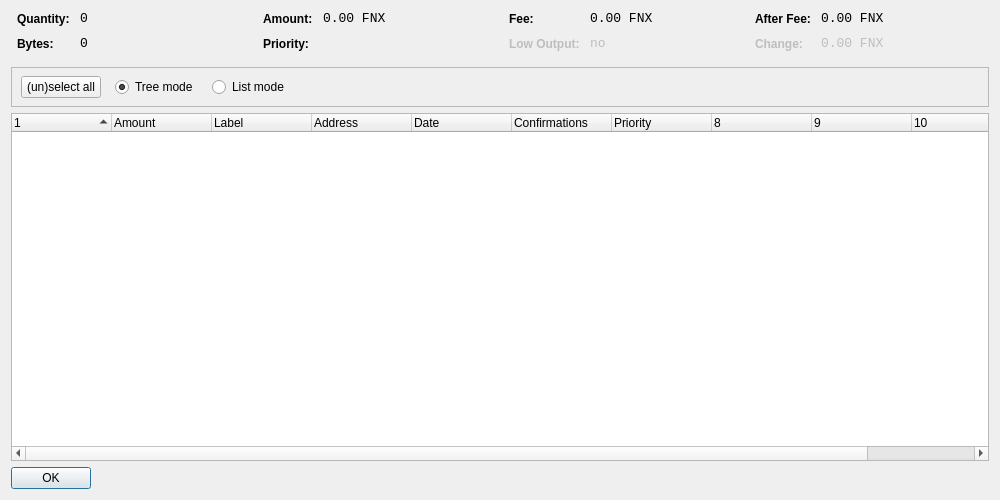
<?xml version="1.0" encoding="UTF-8"?>
<ui version="4.0">
 <class>CoinControlDialog</class>
 <widget class="QDialog" name="CoinControlDialog">
  <property name="geometry">
   <rect>
    <x>0</x>
    <y>0</y>
    <width>1000</width>
    <height>500</height>
   </rect>
  </property>
  <property name="windowTitle">
   <string>Coin Control</string>
  </property>
  <layout class="QVBoxLayout" name="verticalLayout">
   <item>
    <layout class="QHBoxLayout" name="horizontalLayoutTop" stretch="0,0,0,0">
     <property name="topMargin">
      <number>0</number>
     </property>
     <property name="bottomMargin">
      <number>10</number>
     </property>
     <item>
      <layout class="QFormLayout" name="formLayoutCoinControl1">
       <property name="horizontalSpacing">
        <number>10</number>
       </property>
       <property name="verticalSpacing">
        <number>10</number>
       </property>
       <property name="leftMargin">
        <number>6</number>
       </property>
       <property name="rightMargin">
        <number>6</number>
       </property>
       <item row="0" column="0">
        <widget class="QLabel" name="labelCoinControlQuantityText">
         <property name="styleSheet">
          <string notr="true">font-weight:bold;</string>
         </property>
         <property name="text">
          <string>Quantity:</string>
         </property>
        </widget>
       </item>
       <item row="0" column="1">
        <widget class="QLabel" name="labelCoinControlQuantity">
         <property name="font">
          <font>
           <family>Monospace</family>
           <pointsize>10</pointsize>
          </font>
         </property>
         <property name="cursor">
          <cursorShape>IBeamCursor</cursorShape>
         </property>
         <property name="contextMenuPolicy">
          <enum>Qt::ActionsContextMenu</enum>
         </property>
         <property name="text">
          <string notr="true">0</string>
         </property>
         <property name="textInteractionFlags">
          <set>Qt::LinksAccessibleByMouse|Qt::TextSelectableByKeyboard|Qt::TextSelectableByMouse</set>
         </property>
        </widget>
       </item>
       <item row="1" column="0">
        <widget class="QLabel" name="labelCoinControlBytesText">
         <property name="styleSheet">
          <string notr="true">font-weight:bold;</string>
         </property>
         <property name="text">
          <string>Bytes:</string>
         </property>
        </widget>
       </item>
       <item row="1" column="1">
        <widget class="QLabel" name="labelCoinControlBytes">
         <property name="font">
          <font>
           <family>Monospace</family>
           <pointsize>10</pointsize>
          </font>
         </property>
         <property name="cursor">
          <cursorShape>IBeamCursor</cursorShape>
         </property>
         <property name="contextMenuPolicy">
          <enum>Qt::ActionsContextMenu</enum>
         </property>
         <property name="text">
          <string notr="true">0</string>
         </property>
         <property name="textInteractionFlags">
          <set>Qt::LinksAccessibleByMouse|Qt::TextSelectableByKeyboard|Qt::TextSelectableByMouse</set>
         </property>
        </widget>
       </item>
      </layout>
     </item>
     <item>
      <layout class="QFormLayout" name="formLayoutCoinControl2">
       <property name="horizontalSpacing">
        <number>10</number>
       </property>
       <property name="verticalSpacing">
        <number>10</number>
       </property>
       <property name="leftMargin">
        <number>6</number>
       </property>
       <property name="rightMargin">
        <number>6</number>
       </property>
       <item row="0" column="0">
        <widget class="QLabel" name="labelCoinControlAmountText">
         <property name="styleSheet">
          <string notr="true">font-weight:bold;</string>
         </property>
         <property name="text">
          <string>Amount:</string>
         </property>
        </widget>
       </item>
       <item row="0" column="1">
        <widget class="QLabel" name="labelCoinControlAmount">
         <property name="font">
          <font>
           <family>Monospace</family>
           <pointsize>10</pointsize>
          </font>
         </property>
         <property name="cursor">
          <cursorShape>IBeamCursor</cursorShape>
         </property>
         <property name="contextMenuPolicy">
          <enum>Qt::ActionsContextMenu</enum>
         </property>
         <property name="text">
          <string notr="true">0.00 FNX</string>
         </property>
         <property name="textInteractionFlags">
          <set>Qt::LinksAccessibleByMouse|Qt::TextSelectableByKeyboard|Qt::TextSelectableByMouse</set>
         </property>
        </widget>
       </item>
       <item row="1" column="0">
        <widget class="QLabel" name="labelCoinControlPriorityText">
         <property name="styleSheet">
          <string notr="true">font-weight:bold;</string>
         </property>
         <property name="text">
          <string>Priority:</string>
         </property>
        </widget>
       </item>
       <item row="1" column="1">
        <widget class="QLabel" name="labelCoinControlPriority">
         <property name="font">
          <font>
           <family>Monospace</family>
           <pointsize>10</pointsize>
          </font>
         </property>
         <property name="cursor">
          <cursorShape>IBeamCursor</cursorShape>
         </property>
         <property name="contextMenuPolicy">
          <enum>Qt::ActionsContextMenu</enum>
         </property>
         <property name="text">
          <string/>
         </property>
         <property name="textInteractionFlags">
          <set>Qt::LinksAccessibleByMouse|Qt::TextSelectableByKeyboard|Qt::TextSelectableByMouse</set>
         </property>
        </widget>
       </item>
      </layout>
     </item>
     <item>
      <layout class="QFormLayout" name="formLayoutCoinControl3">
       <property name="horizontalSpacing">
        <number>10</number>
       </property>
       <property name="verticalSpacing">
        <number>10</number>
       </property>
       <property name="leftMargin">
        <number>6</number>
       </property>
       <property name="rightMargin">
        <number>6</number>
       </property>
       <item row="0" column="0">
        <widget class="QLabel" name="labelCoinControlFeeText">
         <property name="styleSheet">
          <string notr="true">font-weight:bold;</string>
         </property>
         <property name="text">
          <string>Fee:</string>
         </property>
        </widget>
       </item>
       <item row="0" column="1">
        <widget class="QLabel" name="labelCoinControlFee">
         <property name="font">
          <font>
           <family>Monospace</family>
           <pointsize>10</pointsize>
          </font>
         </property>
         <property name="cursor">
          <cursorShape>IBeamCursor</cursorShape>
         </property>
         <property name="contextMenuPolicy">
          <enum>Qt::ActionsContextMenu</enum>
         </property>
         <property name="text">
          <string notr="true">0.00 FNX</string>
         </property>
         <property name="textInteractionFlags">
          <set>Qt::LinksAccessibleByMouse|Qt::TextSelectableByKeyboard|Qt::TextSelectableByMouse</set>
         </property>
        </widget>
       </item>
       <item row="1" column="0">
        <widget class="QLabel" name="labelCoinControlLowOutputText">
         <property name="enabled">
          <bool>false</bool>
         </property>
         <property name="styleSheet">
          <string notr="true">font-weight:bold;</string>
         </property>
         <property name="text">
          <string>Low Output:</string>
         </property>
        </widget>
       </item>
       <item row="1" column="1">
        <widget class="QLabel" name="labelCoinControlLowOutput">
         <property name="enabled">
          <bool>false</bool>
         </property>
         <property name="font">
          <font>
           <family>Monospace</family>
           <pointsize>10</pointsize>
          </font>
         </property>
         <property name="cursor">
          <cursorShape>IBeamCursor</cursorShape>
         </property>
         <property name="contextMenuPolicy">
          <enum>Qt::ActionsContextMenu</enum>
         </property>
         <property name="text">
          <string notr="true">no</string>
         </property>
         <property name="textInteractionFlags">
          <set>Qt::LinksAccessibleByMouse|Qt::TextSelectableByKeyboard|Qt::TextSelectableByMouse</set>
         </property>
        </widget>
       </item>
      </layout>
     </item>
     <item>
      <layout class="QFormLayout" name="formLayoutCoinControl4">
       <property name="horizontalSpacing">
        <number>10</number>
       </property>
       <property name="verticalSpacing">
        <number>10</number>
       </property>
       <property name="leftMargin">
        <number>6</number>
       </property>
       <property name="rightMargin">
        <number>6</number>
       </property>
       <item row="0" column="0">
        <widget class="QLabel" name="labelCoinControlAfterFeeText">
         <property name="styleSheet">
          <string notr="true">font-weight:bold;</string>
         </property>
         <property name="text">
          <string>After Fee:</string>
         </property>
        </widget>
       </item>
       <item row="0" column="1">
        <widget class="QLabel" name="labelCoinControlAfterFee">
         <property name="font">
          <font>
           <family>Monospace</family>
           <pointsize>10</pointsize>
          </font>
         </property>
         <property name="cursor">
          <cursorShape>IBeamCursor</cursorShape>
         </property>
         <property name="contextMenuPolicy">
          <enum>Qt::ActionsContextMenu</enum>
         </property>
         <property name="text">
          <string notr="true">0.00 FNX</string>
         </property>
         <property name="textInteractionFlags">
          <set>Qt::LinksAccessibleByMouse|Qt::TextSelectableByKeyboard|Qt::TextSelectableByMouse</set>
         </property>
        </widget>
       </item>
       <item row="1" column="0">
        <widget class="QLabel" name="labelCoinControlChangeText">
         <property name="enabled">
          <bool>false</bool>
         </property>
         <property name="styleSheet">
          <string notr="true">font-weight:bold;</string>
         </property>
         <property name="text">
          <string>Change:</string>
         </property>
        </widget>
       </item>
       <item row="1" column="1">
        <widget class="QLabel" name="labelCoinControlChange">
         <property name="enabled">
          <bool>false</bool>
         </property>
         <property name="font">
          <font>
           <family>Monospace</family>
           <pointsize>10</pointsize>
          </font>
         </property>
         <property name="cursor">
          <cursorShape>IBeamCursor</cursorShape>
         </property>
         <property name="contextMenuPolicy">
          <enum>Qt::ActionsContextMenu</enum>
         </property>
         <property name="text">
          <string notr="true">0.00 FNX</string>
         </property>
         <property name="textInteractionFlags">
          <set>Qt::LinksAccessibleByMouse|Qt::TextSelectableByKeyboard|Qt::TextSelectableByMouse</set>
         </property>
        </widget>
       </item>
      </layout>
     </item>
    </layout>
   </item>
   <item>
    <widget class="QFrame" name="frame">
     <property name="minimumSize">
      <size>
       <width>0</width>
       <height>40</height>
      </size>
     </property>
     <property name="frameShape">
      <enum>QFrame::StyledPanel</enum>
     </property>
     <property name="frameShadow">
      <enum>QFrame::Sunken</enum>
     </property>
     <widget class="QWidget" name="horizontalLayoutWidget">
      <property name="geometry">
       <rect>
        <x>10</x>
        <y>0</y>
        <width>781</width>
        <height>41</height>
       </rect>
      </property>
      <layout class="QHBoxLayout" name="horizontalLayoutPanel" stretch="0,0,0,0,0">
       <property name="spacing">
        <number>14</number>
       </property>
       <item>
        <widget class="QPushButton" name="pushButtonSelectAll">
         <property name="sizePolicy">
          <sizepolicy hsizetype="Maximum" vsizetype="Fixed">
           <horstretch>0</horstretch>
           <verstretch>0</verstretch>
          </sizepolicy>
         </property>
         <property name="text">
          <string>(un)select all</string>
         </property>
        </widget>
       </item>
       <item>
        <widget class="QRadioButton" name="radioTreeMode">
         <property name="sizePolicy">
          <sizepolicy hsizetype="Maximum" vsizetype="Fixed">
           <horstretch>0</horstretch>
           <verstretch>0</verstretch>
          </sizepolicy>
         </property>
         <property name="text">
          <string>Tree mode</string>
         </property>
         <property name="checked">
          <bool>true</bool>
         </property>
        </widget>
       </item>
       <item>
        <widget class="QRadioButton" name="radioListMode">
         <property name="sizePolicy">
          <sizepolicy hsizetype="Maximum" vsizetype="Fixed">
           <horstretch>0</horstretch>
           <verstretch>0</verstretch>
          </sizepolicy>
         </property>
         <property name="text">
          <string>List mode</string>
         </property>
        </widget>
       </item>
       <item>
        <spacer name="horizontalSpacer">
         <property name="orientation">
          <enum>Qt::Horizontal</enum>
         </property>
         <property name="sizeHint" stdset="0">
          <size>
           <width>40</width>
           <height>20</height>
          </size>
         </property>
        </spacer>
       </item>
      </layout>
     </widget>
    </widget>
   </item>
   <item>
    <widget class="CoinControlTreeWidget" name="treeWidget">
     <property name="contextMenuPolicy">
      <enum>Qt::CustomContextMenu</enum>
     </property>
     <property name="sortingEnabled">
      <bool>false</bool>
     </property>
     <property name="columnCount">
      <number>11</number>
     </property>
     <attribute name="headerShowSortIndicator" stdset="0">
      <bool>true</bool>
     </attribute>
     <attribute name="headerStretchLastSection">
      <bool>false</bool>
     </attribute>
     <column>
      <property name="text">
       <string/>
      </property>
     </column>
     <column>
      <property name="text">
       <string>Amount</string>
      </property>
     </column>
     <column>
      <property name="text">
       <string>Label</string>
      </property>
     </column>
     <column>
      <property name="text">
       <string>Address</string>
      </property>
     </column>
     <column>
      <property name="text">
       <string>Date</string>
      </property>
     </column>
     <column>
      <property name="text">
       <string>Confirmations</string>
      </property>
      <property name="toolTip">
       <string>Confirmed</string>
      </property>
     </column>
     <column>
      <property name="text">
       <string>Priority</string>
      </property>
     </column>
     <column>
      <property name="text">
       <string/>
      </property>
     </column>
     <column>
      <property name="text">
       <string/>
      </property>
     </column>
     <column>
      <property name="text">
       <string/>
      </property>
     </column>
     <column>
      <property name="text">
       <string/>
      </property>
     </column>
    </widget>
   </item>
   <item>
    <widget class="QDialogButtonBox" name="buttonBox">
     <property name="sizePolicy">
      <sizepolicy hsizetype="Maximum" vsizetype="Fixed">
       <horstretch>0</horstretch>
       <verstretch>0</verstretch>
      </sizepolicy>
     </property>
     <property name="orientation">
      <enum>Qt::Horizontal</enum>
     </property>
     <property name="standardButtons">
      <set>QDialogButtonBox::Ok</set>
     </property>
    </widget>
   </item>
  </layout>
 </widget>
 <customwidgets>
  <customwidget>
   <class>CoinControlTreeWidget</class>
   <extends>QTreeWidget</extends>
   <header>coincontroltreewidget.h</header>
  </customwidget>
 </customwidgets>
 <resources/>
 <connections/>
</ui>
